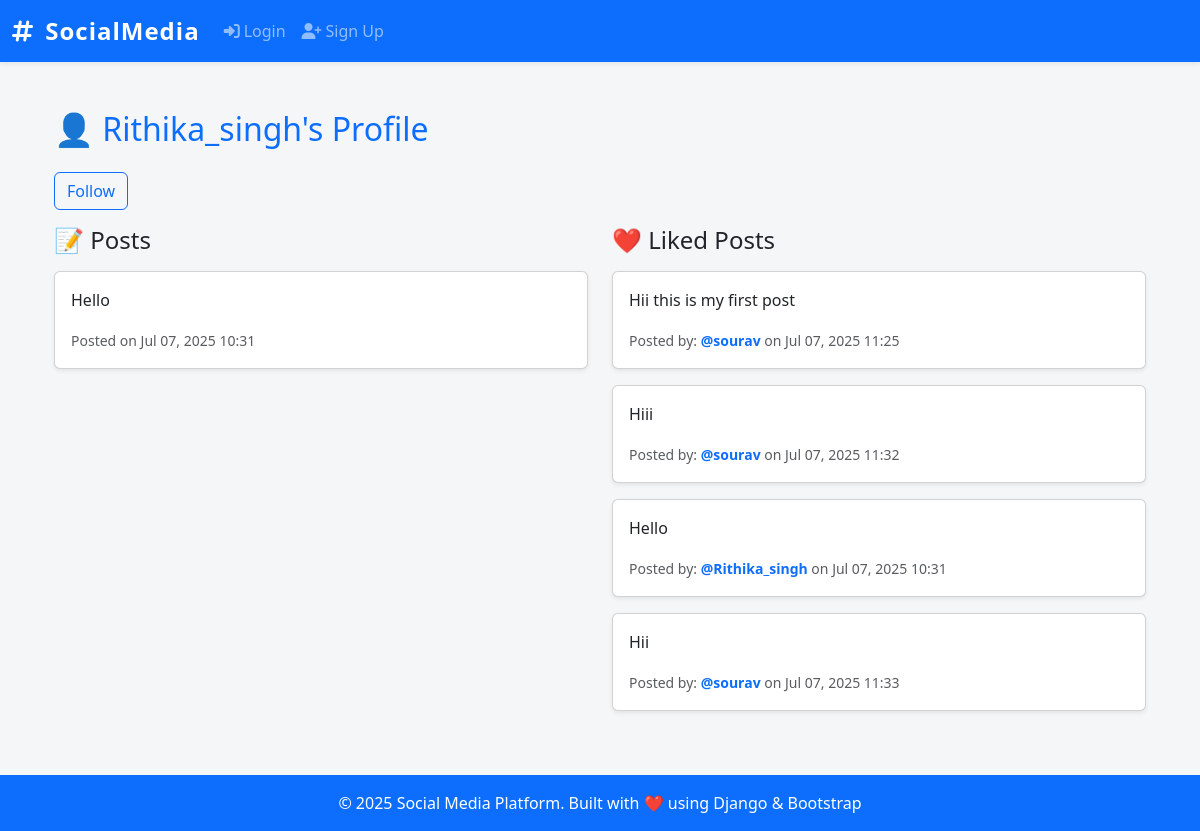
The app's page /profile/Rithika_singh/ with its own data.
### core/models.py (models this page shows, shortened)
class Post(models.Model):
    content = models.TextField()
    image = models.ImageField(upload_to='post_images/', blank=True, null=True)
    video = models.FileField(upload_to='post_videos/', blank=True, null=True)
    user = models.ForeignKey(User, on_delete=models.CASCADE, related_name='posts')
    created_at = models.DateTimeField(auto_now_add=True)
    updated_at = models.DateTimeField(auto_now=True)

class Like(models.Model):
    user = models.ForeignKey(User, on_delete=models.CASCADE, related_name='likes')
    post = models.ForeignKey(Post, on_delete=models.CASCADE, related_name='likes')

### core/views.py (the view)
# urls.py: path('profile/<str:username>/', views.user_profile, name='user_profile'),
def user_profile(request, username):
    user = get_object_or_404(User, username=username)
    posts = Post.objects.filter(user=user)
    likes = Like.objects.filter(user=user)
    is_following = False
    if request.user.is_authenticated and request.user != user:
        is_following = Follow.objects.filter(follower=request.user, following=user).exists()
    context = {
        'profile_user': user,
        'posts': posts,
        'likes': likes,
        'is_following': is_following
    }
    return render(request, 'user_profile.html', context)

### core/templates/user_profile.html (shortened to what this page needs)
{% extends 'base.html' %}
{% block content %}
<div class="container mt-4">
  <h2 class="text-primary mb-4">👤 {{ profile_user.username }}'s Profile</h2>
  {% if request.user == profile_user %}
    <p>
      <a href="{% url 'change_username' %}" class="btn btn-sm btn-outline-secondary">✏️ Change Username</a>
    </p>
  {% else %}
    <form action="{% url 'toggle_follow' profile_user.username %}" method="post" class="mb-3">
      {% if is_following %}
        <button class="btn btn-outline-danger">Unfollow</button>
      {% else %}
        <button class="btn btn-outline-primary">Follow</button>
      {% endif %}
    </form>
  {% endif %}
  <div class="row">
    <div class="col-md-6">
      <h4 class="mb-3">📝 Posts</h4>
      {% if posts %}
        {% for post in posts %}
          <div class="card mb-3 shadow-sm">
            <div class="card-body">
              <p class="card-text">{{ post.parsed_content|default:post.content|linebreaksbr|safe }}</p>
              <small class="text-muted">Posted on {{ post.created_at|date:"M d, Y H:i" }}</small>
            </div>
          </div>
        {% endfor %}
      {% else %}
        <p class="text-muted">No posts yet.</p>
      {% endif %}
    </div>
    <div class="col-md-6">
      <h4 class="mb-3">❤️ Liked Posts</h4>
      {% if likes %}
        {% for like in likes %}
          <div class="card mb-3 shadow-sm">
            <div class="card-body">
              <p class="card-text">{{ like.post.parsed_content|default:like.post.content|linebreaksbr|safe }}</p>
              <small class="text-muted">
                Posted by:
                <a href="{% url 'user_profile' like.post.user.username %}" class="text-decoration-none fw-bold">
                  @{{ like.post.user.username }}
                </a>
                on {{ like.post.created_at|date:"M d, Y H:i" }}
              </small>
            </div>
          </div>
        {% endfor %}
      {% else %}
        <p class="text-muted">No liked posts yet.</p>
      {% endif %}
    </div>
  </div>
</div>
{% endblock %}

### core/templates/base.html (style rules this page uses)
body { background-color: #f4f6f8; }

### records on screen
Post: parsed_content "Hello", created_at "Jul 07, 2025 10:31"
Like: post.parsed_content "Hii this is my first post", post.user.username "sourav", post.created_at "Jul 07, 2025 11:25"
Like: post.parsed_content "Hiii", post.user.username "sourav", post.created_at "Jul 07, 2025 11:32"
Like: post.parsed_content "Hello", post.user.username "Rithika_singh", post.created_at "Jul 07, 2025 10:31"
Like: post.parsed_content "Hii", post.user.username "sourav", post.created_at "Jul 07, 2025 11:33"

### other values on screen
{{ profile_user.username }} "Rithika_singh"
{{ year|default:2025 }} "2025"
